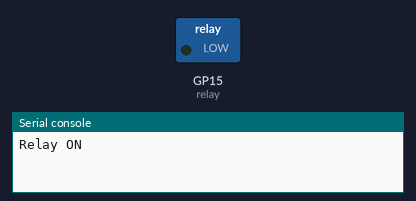
A program run on a simulated Raspberry Pi Pico running MicroPython. Shown: switched loads named in the program (green lamp = pin HIGH), the last lines printed to the serial console.

Above: at 1.0 s.
At 3.0 s:
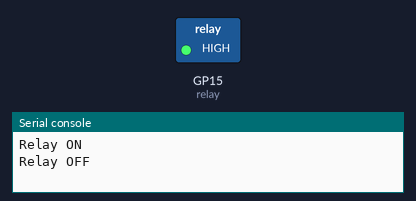
Timing chart, 0 to 5.2 s (numbered marks = the images above):
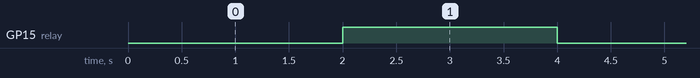

Measured:
- by itself, GP15 (relay): alternates HIGH for 2.0 s and LOW for 2.0 s

The program:

example.py
```python
# MicroPython example for a Pico that sets GP15 as an output (starting HIGH/off) and toggles the active-LOW relay on and off every 2 seconds.
#
# Buy this module: https://shillehtek.com/products/1-channel-24v-relay-module
# Full manual: https://shillehtek.com/blogs/shillehtek-product-manuals/1-channel-24v-relay-module-manual
# More examples: https://github.com/shillehbean/shillehtek-examples
#

# 1-Channel 24V Relay Module - Pico MicroPython Example
# IN pin: GP15 (active LOW)
# VCC powered from external 24V supply, GND shared with Pico

from machine import Pin
import time

relay = Pin(15, Pin.OUT, value=1)  # start HIGH (relay OFF)

while True:
    print("Relay ON")
    relay.value(0)   # active LOW
    time.sleep(2)

    print("Relay OFF")
    relay.value(1)
    time.sleep(2)
```
